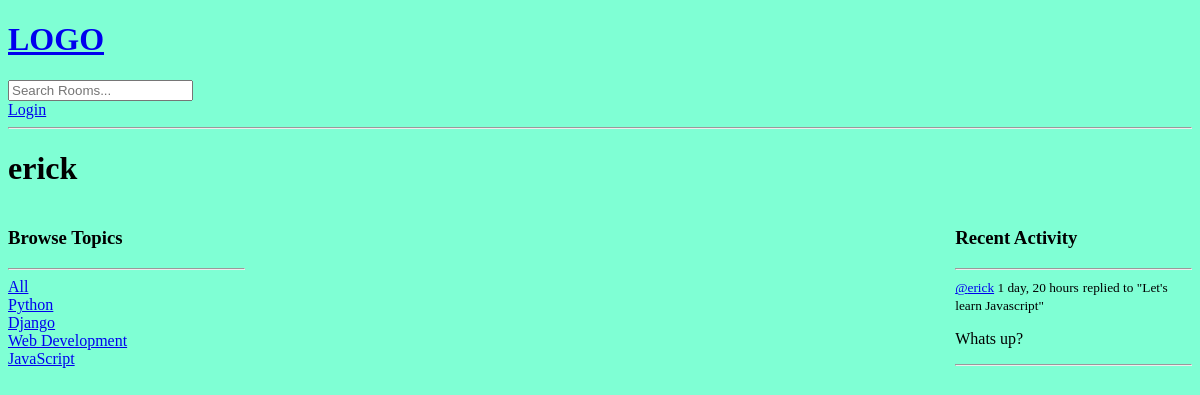
The page /profile/3/ on the database as committed earlier.
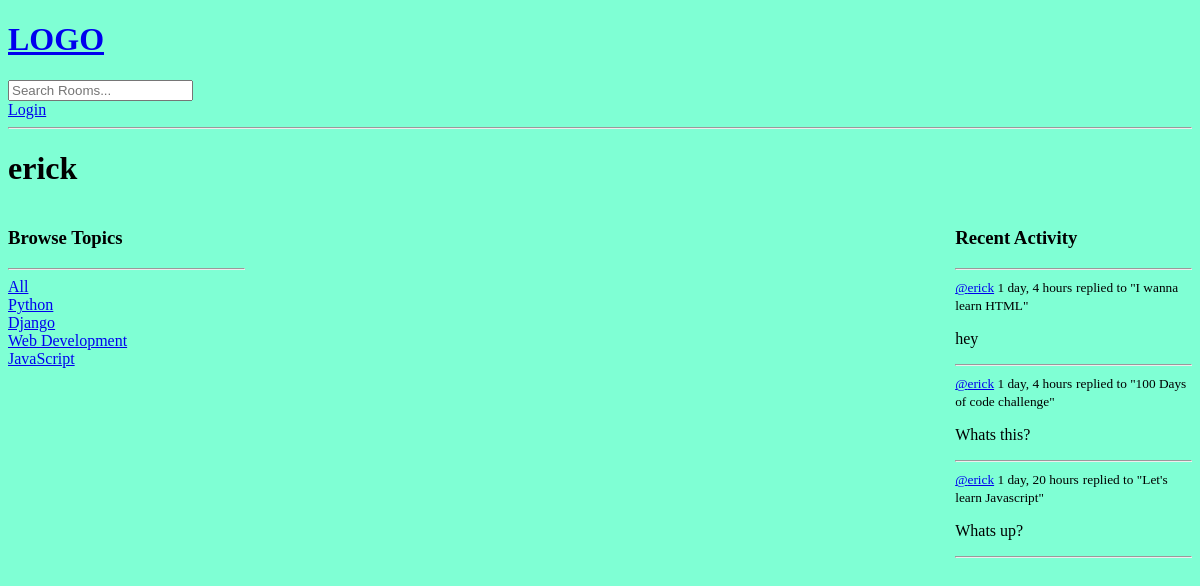
The same page on the database as committed later.
### base/models.py (models this page shows, shortened)
class Topic(models.Model):
    name = models.CharField(max_length=200)

class Message(models.Model):
    user = models.ForeignKey(User, on_delete=models.CASCADE)
    room = models.ForeignKey(Room, on_delete=models.CASCADE)
    body = models.TextField()
    updated = models.DateTimeField(auto_now=True)
    created = models.DateTimeField(auto_now_add=True)
    class Meta:
        ordering = ['-updated', '-created']
    def __str__(self) -> str:
        return self.body[:50]

class Room(models.Model):
    host = models.ForeignKey(User, on_delete=models.SET_NULL, null=True)
    topic = models.ForeignKey(Topic, on_delete=models.SET_NULL, null=True)
    name = models.CharField(max_length=200)
    description = models.TextField(null=True, blank=True)
    participants = models.ManyToManyField(User, related_name='participants', blank=True)
    updated = models.DateTimeField(auto_now=True)
    created = models.DateTimeField(auto_now_add=True)
    class Meta:
        ordering = ['-updated', '-created']
    def __str__(self) -> str:
        return self.name

### base/views.py (the view)
# urls.py: path('profile/<str:pk>/', views.userProfile, name="user-profile"),
def userProfile(request, pk):
    user = User.objects.get(id=pk)
    rooms = user.room_set.all()
    room_messages = user.message_set.all()
    topics = Topic.objects.all()
    context = {'user': user, 'rooms': rooms, 'room_messages': room_messages, 'topics': topics}
    return render(request, 'base/profile.html', context)

### base/templates/base/profile.html (shortened to what this page needs)
<!DOCTYPE html>
<html lang="en">
<head>
</head>
<body>
    {% extends 'main.html' %}
    {% block content %}
    <h1>{{user.username}}</h1>
    <div class="profile-container">
        <div>
            {% include 'base/topics_component.html' %}
        </div>
        <div>
            {% include 'base/feed_component.html' %}
        </div>
        <div>
            {% include 'base/activity_component.html' %}
        </div>
    </div>
    {% endblock content%}

### templates/main.html (shortened to what this page needs)
<!DOCTYPE html>
{% load static %}
<html lang="en">
<head>
    <link rel="stylesheet" href="{% static 'styles/main.css' %}">
</head>
<body>
    {% include 'navbar.html' %}
    {% block content %}
    {% endblock %}
</body>
</html>

### templates/navbar.html (shortened to what this page needs)
<!DOCTYPE html>
<html lang="en">
<head>
</head>
<body>
    <a href="{% url 'home' %}"><h1>LOGO</h1></a>
    <form method="GET" action="{% url 'home' %}">
        <input type="text" name="q" placeholder="Search Rooms..."/>
    </form>
    {% if request.user.is_authenticated %}
        <p>Hello {{request.user}}</p>
        <a href="{% url 'logout' %}">Logout</a>
    {% else %}
        <a href="{% url 'login' %}">Login</a>
    {% endif %}
    <hr>
</body>
</html>

### base/templates/base/topics_component.html (shortened to what this page needs)
<!DOCTYPE html>
<html lang="en">
<head>
</head>
<body>
    <h3>Browse Topics</h3>
    <hr>
    <div>
        <a href="{% url 'home' %}">All</a>
    </div>
    {% for topic in topics %}
        <div>
            <a href="{% url 'home' %}?q={{topic.name}}">{{topic.name}}</a>
        </div>
    {% endfor %}
</body>
</html>

### base/templates/base/feed_component.html (shortened to what this page needs)
<!DOCTYPE html>
<html lang="en">
<head>
</head>
<body>
</body>
</html>

### base/templates/base/activity_component.html (shortened to what this page needs)
<!DOCTYPE html>
<html lang="en">
<head>
</head>
<body>
    <h3>Recent Activity</h3>
    <hr>
    {% for message in room_messages %}
        <div>
            <small><a href="{% url 'user-profile' message.user.id %}">@{{message.user}}</a> {{message.created|timesince}}</small>
            <small>replied to "{{message.room}}"</small>
            <p>{{message}}</p>
            <hr>
        </div>
    {% endfor %}
</body>
</html>

### static/styles/main.css (style rules this page uses)
body { background-color: aquamarine; }

### base/templates/base/profile.html (style rules this page uses)
.profile-container { display: grid; grid-template-columns: 1fr 3fr 1fr; }

Rows that differ between the two databases and show on the page:
added Message: user "erick", created "1 day, 4 hours", room "I wanna learn HTML", body "hey"
added Message: user "erick", created "1 day, 4 hours", room "100 Days of code challenge", body "Whats this?"
